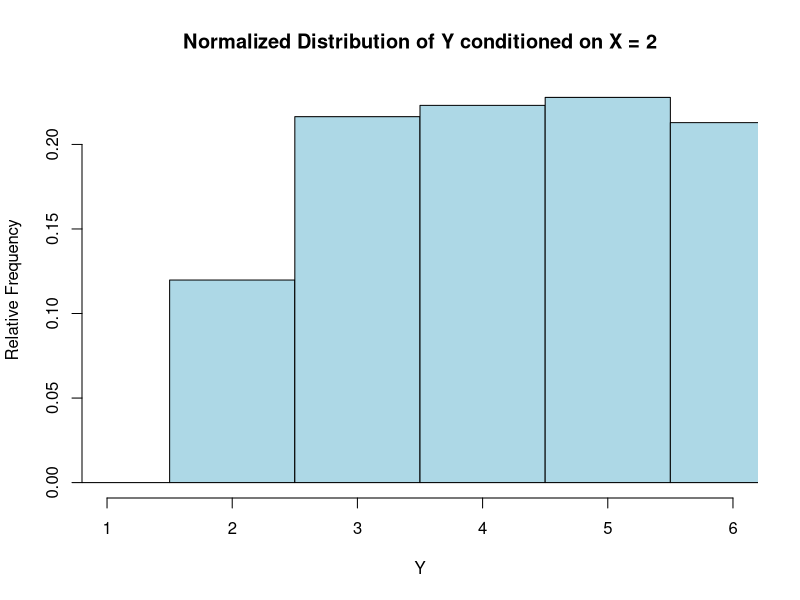

R code for this plot:
# Class 3

# Two dice max and min
# Set the number of simulations
n <- 10000

# Simulate two dice rolls
dice1 <- sample(1:6, n, replace = TRUE)
dice2 <- sample(1:6, n, replace = TRUE)

# Create random variables X = max(dice1, dice2) and Y = min(dice1, dice2)
X <- pmin(dice1, dice2)
Y <- pmax(dice1, dice2)

# Create a data frame to store the joint distribution
joint_distribution <- table(X, Y) / n

# Display the empirical joint distribution
print(joint_distribution)

# Extract the values of Y where X is equal to 2
Y_given_X2 <- Y[X == 2]

# Normalize the histogram by dividing by the length of Y_given_X2
hist(Y_given_X2, breaks = seq(0.5, 6.5, 1), probability = TRUE, 
     main = "Normalized Distribution of Y conditioned on X = 2", 
     xlab = "Y", ylab = "Relative Frequency", col = "lightblue", 
     border = "black", xlim = c(1, 6), xaxt = "n")

# Add custom x-axis labels
axis(1, at = 1:6)